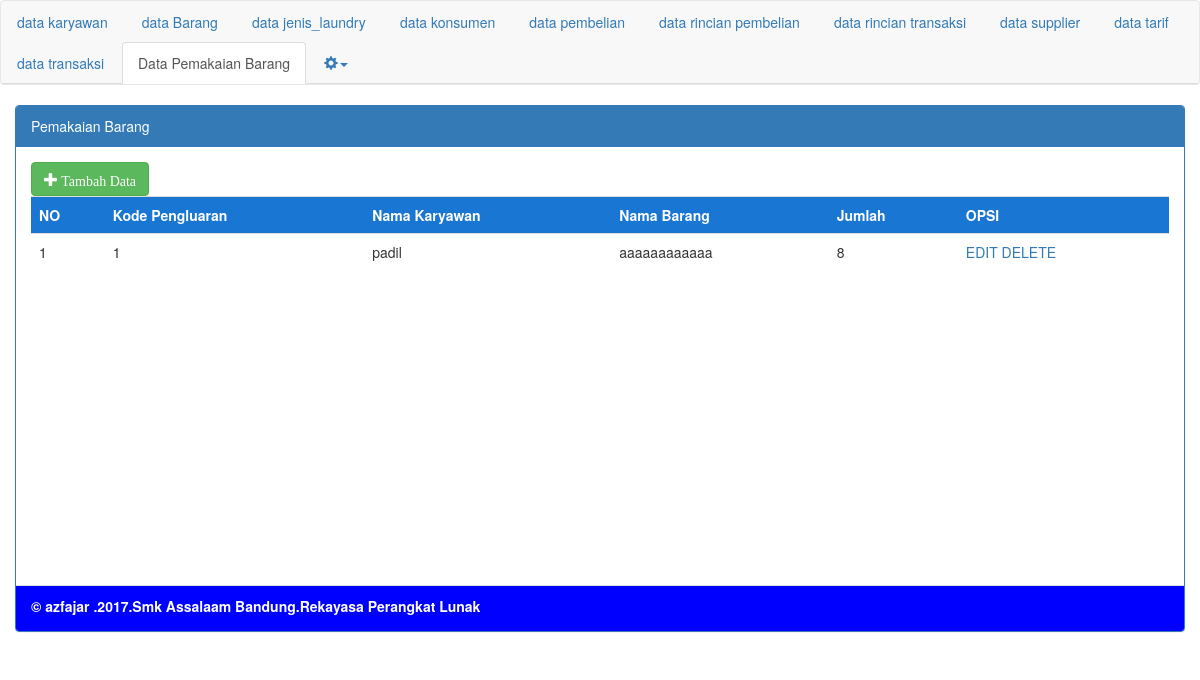
/pemakaianbarang/index.php, run on the app's committed database.
### tables this page shows
CREATE TABLE `pemakaian_barang` (
  `kode_pengeluaran` int(10) NOT NULL,
  `jumlah` int(10) DEFAULT NULL,
  `kode_barang` int(10) DEFAULT NULL,
  `nik` int(10) DEFAULT NULL
);

CREATE TABLE `karyawan` (
  `nik` int(10) NOT NULL,
  `nama_karyawan` varchar(225) DEFAULT NULL,
  `alamat_karyawan` text,
  `tlp_karyawan` varchar(225) DEFAULT NULL,
  `gender_karyawan` varchar(225) DEFAULT NULL
);

CREATE TABLE `barang` (
  `kode_barang` int(10) NOT NULL,
  `nama_barang` varchar(225) DEFAULT NULL,
  `stok` varchar(225) DEFAULT NULL,
  `tgl_update_stok` date DEFAULT NULL
);

### pemakaianbarang/index.php (the view, shortened to what this page needs)
<!DOCTYPE html>
<html>
<head>
</head>
<body>
<!DOCTYPE html>
<html lang="en">
  <head>
    <link href="/azfajar/tampilan/css/bootstrap.min.css" rel="stylesheet">
  </head>
  <body>
    <nav class="navbar navbar-default">
     <ul class="nav nav-tabs">
  <li role="presentation"><a href="http://localhost/azfajar/karyawan/">data karyawan</a></li>
  <li role="presentation"><a href="http://localhost/azfajar/barang/">data Barang</a></li>
  <li role="presentation"><a href="http://localhost/azfajar/jenis_laundry/">data jenis_laundry</a></li>
  <li role="presentation"><a href="http://localhost/azfajar/konsumen/">data konsumen</a></li>
   <li role="presentation"><a href="http://localhost/azfajar/pembelian/">data pembelian</a></li>
   <li role="presentation"><a href="http://localhost/azfajar/rincian_pembelian/">data rincian pembelian</a></li>
  <li role="presentation"><a href="http://localhost/azfajar/rincian_transaksi/">data rincian transaksi</a></li>
  <li role="presentation"><a href="http://localhost/azfajar/supplier/">data supplier</a></li>
  <li role="presentation"><a href="http://localhost/azfajar/supplier/">data tarif</a></li>
  <li role="presentation"><a href="http://localhost/azfajar/transaksi/">data transaksi</a></li>
  <li role="presentation" class="active"><a href="">Data Pemakaian Barang</a></li>
  <li role="presentation" class="dropdown">
    <a class="dropdown-toggle" data-toggle="dropdown" role="button" aria-haspopup="true" aria-expanded="false"><span class="glyphicon glyphicon-cog"></span><span class="caret"></span>
    </a>
  </li>
</nav>
  <div class="col-md-12">
    <div class="container">
      <div class="row">
        <div class="panel panel-primary">
          <div class="panel-heading">Pemakaian Barang</div>
          <div class="panel-body">
          <table class="table" >
 <a class='btn btn-success' href="tambah.php"><span class="glyphicon glyphicon-plus"><font face="Impact"> Tambah Data</font></span></a>
  <center>
      <tr>
        <th bgcolor="#1976d2"><font color="white">NO</font></th>
        <th bgcolor="#1976d2"><font color="white">Kode Pengluaran</font></th>
        <th bgcolor="#1976d2"><font color="white">Nama Karyawan</font></th>
        <th bgcolor="#1976d2"><font color="white">Nama Barang</font></th>
        <th bgcolor="#1976d2"><font color="white">Jumlah</font></th>
        <th bgcolor="#1976d2"><font color="white">OPSI</font></th>
      </tr>
          <?php
          include'koneksi.php';
          $data =mysqli_query($koneksi,"SELECT pemakaian_barang.kode_pengeluaran,
                                               pemakaian_barang.nik,
                                               pemakaian_barang.kode_barang,
                                               pemakaian_barang.jumlah,
                                               karyawan.nama_karyawan  ,
                                               barang.nama_barang
                                               FROM pemakaian_barang INNER JOIN karyawan ON
                                               karyawan.nik=pemakaian_barang.nik
                                               INNER JOIN barang ON barang.kode_barang=pemakaian_barang.kode_barang");
          $no=1;
          foreach ($data as $dataa)
          {
            echo  "<tr>
                <td>$no</td>
                    <td>".$dataa['kode_pengeluaran']."</td>
                    <td>".$dataa['nama_karyawan']."</td>
                    <td>".$dataa['nama_barang']."</td>
                    <td>".$dataa['jumlah']."</td>
                    <td>
              <a href='edit.php?kode_pengeluaran=$dataa[kode_pengeluaran]'>EDIT</a>
              <a href='delete.php?kode_pengeluaran=$dataa[kode_pengeluaran]'>DELETE</a>
                    </td>
                 </tr>";
                            $no++;
          }
         ?>
      </table>
          </div>
          <br><br><br><br><br><br><br><br><br><br><br><br><br><br>
          <div class="panel-footer panel-custom">
              <label>&copy; azfajar .2017.Smk Assalaam Bandung.Rekayasa Perangkat Lunak</label>
          </div>
        </div>
      </div>
    </div>
  </div>
  </body>
</html>
</body>
</html>

### pemakaianbarang/index.php (style rules this page uses)
.panel-footer.panel-custom { background: blue; color: white; position:relative; bottom: 0px; width: 100%; }

### data on the page
pemakaian_barang: kode_pengeluaran "1", nik.nama_karyawan "padil", kode_barang.nama_barang "aaaaaaaaaaaa", jumlah "8"
